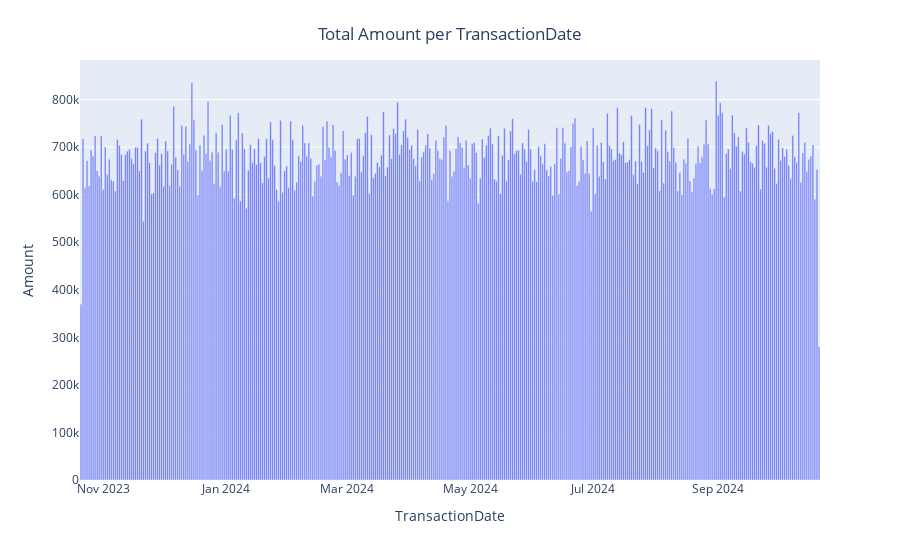

This figure's notebook cell:
### Code cell
# Amount per Transaction Date

fig = px.bar(transaction_date_amount, x=transaction_date_amount.index, y="Amount")
fig.update_layout(
      title={
        'text': "Total Amount per TransactionDate",
        'y':0.95,
        'x':0.5,
        'xanchor': 'center',
        'yanchor': 'top'},
    xaxis_title="TransactionDate",
    yaxis_title="Amount"
)
fig.show()

### Figure 1 — Plotly figure (JSON) as saved in the notebook; plotly's stock layout.template omitted (floating-point values rounded to 4 significant figures; data arrays with more than 128 entries replaced by an {"elided": "..."} marker saying what was removed)
{"data": [{"alignmentgroup": "True", "hovertemplate": "TransactionDate=%{x}<br>Amount=%{y}<extra></extra>", "legendgroup": "", "marker": {"color": "#636efa", "pattern": {"shape": ""}}, "name": "", "offsetgroup": "", "orientation": "v", "showlegend": false, "textposition": "auto", "type": "bar", "x": {"elided": "367 str values"}, "xaxis": "x", "y": {"elided": "367 float values"}, "yaxis": "y"}], "layout": {"autosize": true, "barmode": "relative", "legend": {"tracegroupgap": 0}, "margin": {"t": 60}, "title": {"text": "Total Amount per TransactionDate", "x": 0.5, "xanchor": "center", "y": 0.95, "yanchor": "top"}, "xaxis": {"anchor": "y", "autorange": true, "domain": [0, 1], "range": ["2023-10-20 12:00", "2024-10-21 12:00"], "title": {"text": "TransactionDate"}, "type": "date"}, "yaxis": {"anchor": "x", "autorange": true, "domain": [0, 1], "range": [0, 883200.0], "title": {"text": "Amount"}, "type": "linear"}}}
